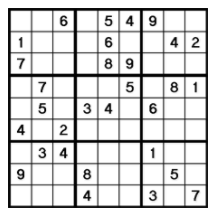
#> input picture snapsolve/TrainingSetGeneration/generatedpics/Capture.PNG, 217 x 218 px
$ python -i declassedcornerdetection.py   (imports and definitions only)   (older library calls are emulated)
#> lines starting #> are read from the running program, lines starting #| are printed output that depends on the picture; after the words box and inside, x2 and y2 are one past the last pixel; in counts of white or black regions, pixels touching at a corner belong together
### snapsolve/prototype/geomutils.py
# -*- coding: utf-8 -*-
"""
Created on Fri Oct 20 10:44:29 2017

@author: ThomasB
"""
import math as m


class Point:
    ''' Basic point class
    '''
    def __init__(self, x, y):
        self.x, self.y = x, y


    def __neg__(self):
        return Point(-self.x, -self.y)


    def __abs__(self):
        return m.sqrt(self.x**2 + self.y**2)


    def __add__(self, other):
        return Point(self.x + other.x, self.y + other.y)


    def __sub__(self, other):
        return self + (-other)


    def __str__(self):
        return '(' + str(self.x) + ', ' + str(self.y) + ')'


    def dist(self, other):
        return abs(self - other)


    # [11 lines left out: function rotate, not called in this run]


class Line:
    '''
    '''
    def __init__(self, p0, p1):
        assert all(type(param) is Point for param in (p0, p1))
        self.p0, self.p1 = p0, p1


    def distance_from(self, p):
        x, y = p.x, p.y
        p0, p1 = self.p0, self.p1
        numerator = abs((p1.y - p0.y)*x - (p1.x - p0.x)*y +
                        p1.x*p0.y - p1.y*p0.x)
        denominator = m.sqrt((p1.y - p0.y)**2 + (p1.x - p0.x)**2)
        return numerator/denominator


    def __str__(self):
        return 'From: ' + str(self.p0) + ', To: ' + str(self.p1)


    @staticmethod
    def get_corner_finders(sq_len):
        ''' For a square aligned at the origin with side length sq_len this
        method returns the four lines which make up a circumscribed
        diamond enclosing this square. Starting from leftmost corner and
        moving in a clockwise direction.
        '''
        smx, smy = sq_len/2, sq_len/2 # Square mid x and y
        # Diamond corners from left moving clockwise
        corners = [Point(smx - sq_len, smy), Point(smx, smy - sq_len),
                   Point(smx + sq_len, smy), Point(smx, smy + sq_len)]
        # Diagonal lines forming circumscribed diamond shape
        return [Line(corners[i % 4], corners[(i+1) % 4]) for i in range(4)]

### snapsolve/prototype/declassedcornerdetection.py
# -*- coding: utf-8 -*-
"""
Created on Fri Oct 27 12:12:45 2017

@author: ThomasB

Less confusing now I stopped using classes
"""
import os, cv2, numpy as np
from geomutils import Line, Point

#------------------------------------------------------------------------------
''' Global script variables
'''
debug_outpath = os.path.join('..', 'TrainingSetGeneration',
                             'generatedpics', 'debugoutputs')

# Must be square
desired_imsize = (500, 500)
output_imsize = (360, 360)

harris_tol = 0.01
harris_config = {'blockSize': 4, 'ksize': 7, 'k': 0.1}
cornerfinders = Line.get_corner_finders(desired_imsize[0])

init_thresh_config = {'thresh': 130, 'maxval': 255, 'type': cv2.THRESH_BINARY}
canny_config = {'threshold1': 100, 'threshold2': 200, 'L2gradient': True}
sec_thresh_config = {'thresh': 20, 'maxval': 255, 'type': cv2.THRESH_BINARY}
contour_config = {'mode': cv2.RETR_TREE, 'method': cv2.CHAIN_APPROX_SIMPLE}
#------------------------------------------------------------------------------


def process_image(img_path):
    ''' Does stuff
    '''
    img, cpy_img = cv2.imread(img_path), cv2.imread(img_path)
#> img is the input picture: shape (218, 217, 3); min 0, max 255, mean 214.5
    if img is None:
        raise FileNotFoundError()
    if not img.shape == desired_imsize:
        img = reshape_im(img)
    bw_img = cv2.cvtColor(cpy_img, cv2.COLOR_BGR2GRAY)
    writeim(bw_img, debug_outpath, 'greyified') # Debug
    grid_contour_img = reshape_im(get_grid_contour(bw_img))
    writeim(grid_contour_img, debug_outpath, 'grid contour') # Debug
    ch_result = cv2.cornerHarris(grid_contour_img, **harris_config)
    set_px = (ch_result > harris_tol*ch_result.max()).ravel()
    spx_coords = [get_px_coord(i) for i, is_set in enumerate(set_px) if is_set]
    corners = get_corners(spx_coords)
    nglen = max(corners[i % 4].dist(corners[(i+1) % 4]) for i in range(4))
    new_corners = np.array([
                [0, 0], [nglen, 0], [nglen, nglen], [0, nglen]
                ], dtype = "float32")
    np_corners = np.array([[p.x, p.y] for p in corners], dtype = "float32")
    warper = cv2.getPerspectiveTransform(np_corners, new_corners)
    im = cv2.warpPerspective(img, warper, (int(nglen), int(nglen)))
    writeim(im, debug_outpath, 'final') # Debug
    return cv2.resize(im, output_imsize, 0, 0, cv2.INTER_AREA)


def get_grid_contour(bw_img):
    ''' Could try initially using adaptive thresholding at some point to
    deal with shadows but this seems to work ok for the time being.
    '''
    nrows, ncols = bw_img.shape
#> nrows = 218; ncols = 217
    aspect = nrows / ncols
#> aspect = 1
    dlen = desired_imsize[0]
    dsize = (dlen, int(dlen*aspect)) if nrows > ncols else (int(dlen/aspect), dlen)
#> dsize = (500, 502)
    print(dsize)
#| (500, 502)
    bw_img = cv2.resize(bw_img, dsize, 0, 0, cv2.INTER_AREA)
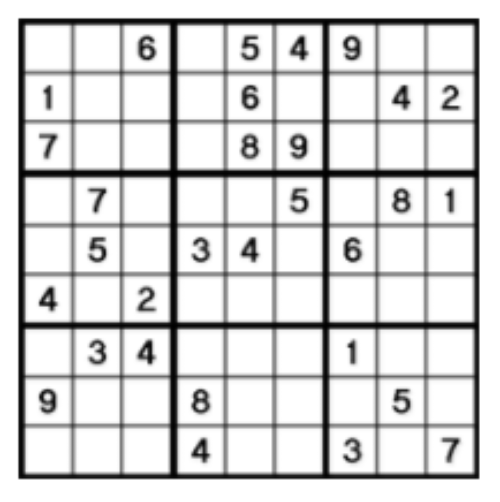
#> bw_img: shape (502, 500); min 0, max 255, mean 214.4
    _, init_thresh = cv2.threshold(bw_img, **init_thresh_config)
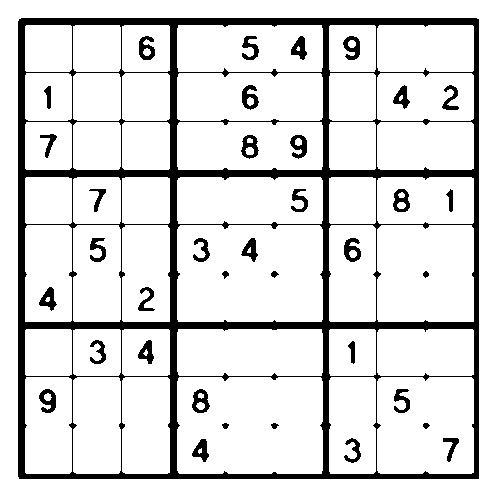
#> init_thresh: shape (502, 500); 86.8% white; 37 black regions, largest, box (x1, y1, x2, y2) and area: (18, 18, 479, 479) 27106, (344, 238, 361, 262) 244, (192, 389, 210, 413) 244
    writeim(init_thresh, debug_outpath, 'initial thresh') # Debug
    ''' So I think discard the canny algorithm, its a bit poor,
    slight issue if the background ends up as white because the
    contour finding algorithm sees the whole image as a contour.

    Since we should only have px values of 0 and 255 we could
    look for the most numerous of the two from which we can
    decide whether to invert or not.
    '''
    raveled = init_thresh.ravel()
    assert all(a or b for a, b in zip(raveled == 0, raveled == 255))
    invert = np.sum(raveled == 0) < np.sum(raveled == 255)
#> invert = True
    edges = cv2.bitwise_not(init_thresh) if invert else init_thresh#cv2.Canny(init_thresh, **canny_config)#
#> edges: shape (502, 500); 13.2% white; 37 white regions
    writeim(edges, debug_outpath, 'Edges') # Debug
    _, thresh = cv2.threshold(edges, **sec_thresh_config)
    writeim(thresh, debug_outpath, 'Second thresh') # Debug
    _, contours, _ = cv2.findContours(thresh, **contour_config)
#> contours = 97 contours; largest, box (x1, y1, x2, y2) and area: (18, 18, 479, 479) 211593, (176, 376, 324, 475) 14314, (176, 224, 324, 323) 14314, (376, 376, 475, 475) 9536, (376, 224, 475, 323) 9535
    contour_area = lambda x: area_metric(x)
    contours.sort(key=contour_area)
    grid_contour = contours[-1]
#> grid_contour = contour of 12 points, box (x1, y1, x2, y2) (18, 18, 479, 479), area 211593
    blank = np.zeros(thresh.shape, np.uint8)
    return cv2.drawContours(blank, [grid_contour], 0, 255, 3)
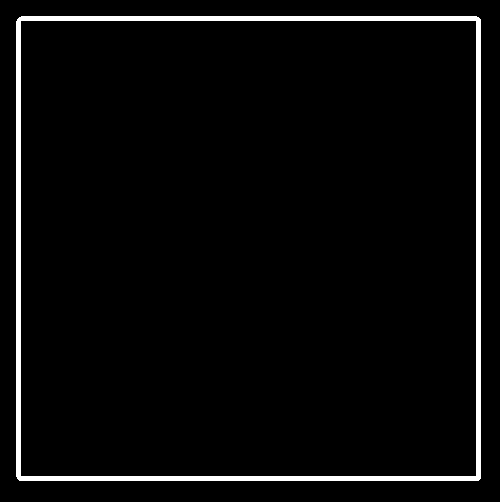
#> returned value: shape (502, 500); 3.7% white; 1 white region, box (x1, y1, x2, y2) and area: (16, 16, 481, 481) 9171
#> in reshape_im (call 2), `current_shape = im.shape`: current_shape = (502, 500)
#> in reshape_im (call 2), `long_side = max(current_shape)`: long_side = 502
#> in reshape_im (call 2), `shift = [(long_side - x) for x in current_shape]`: shift = [0, 2]
#> in reshape_im (call 2), `im = cv2.copyMakeBorder(im, shift[0], 0, shift[1], 0, cv2.BORDER_CONST..`:
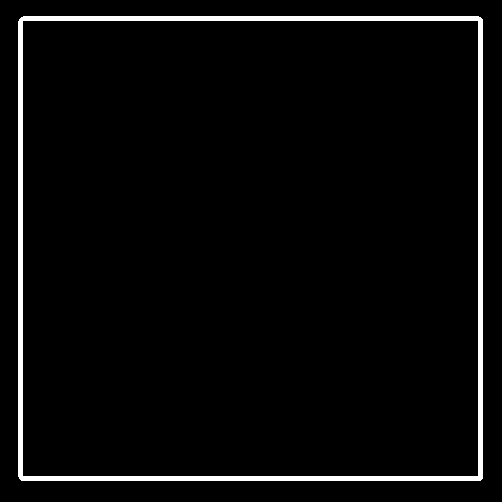
#> im: shape (502, 502); 3.6% white; 1 white region, box (x1, y1, x2, y2) and area: (18, 16, 483, 481) 9171
#> in process_image, `ch_result = cv2.cornerHarris(grid_contour_img, **harris_config)`:
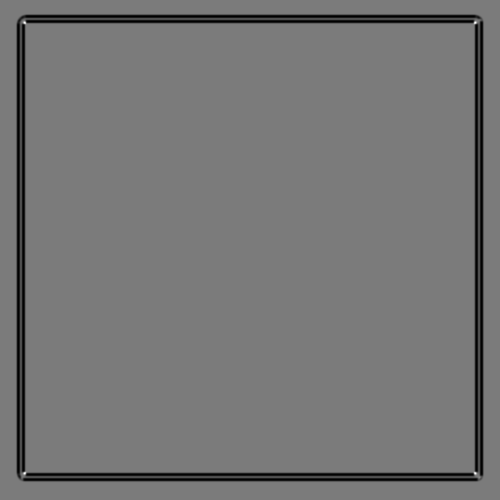
#> ch_result: shape (500, 500) float32; min -371.6, max 392.8, mean -17.3; drawn with min black and max white
#> in process_image, `spx_coords = [get_px_coord(i) for i, is_set in enumerate(set_px) if is..`: spx_coords = 49 items


def get_corners(px_coords):
    '''
    '''
    assert len(px_coords) > 3
    corner_idx = []
    for line in cornerfinders:
        search_key = lambda i: line.distance_from(px_coords[i])
        corner_idx.append(min(range(len(px_coords)), key=search_key))
#> after the loop, corner_idx = [0, 5, 48, 42]
    return tuple(px_coords[idx] for idx in corner_idx)


def get_px_coord(flattened_index):
    ''' Returns the (x, y) coordinate of a pixel given its raveled index.

    Careful, the column num becomes xcoord, row num becomes ycoord
    '''
    # Assume picture was already resized
    n_rows, n_cols = desired_imsize
    return Point(flattened_index % n_cols, flattened_index // n_rows)


def reshape_im(im):
    ''' Resize passed image to the desired_imsize global variable
    '''
    current_shape = im.shape
    if not current_shape[0] == current_shape[1]:
        long_side = max(current_shape)
        shift = [(long_side - x) for x in current_shape]
        # Make square by adding white border
        im = cv2.copyMakeBorder(im, shift[0], 0, shift[1], 0,
                                          cv2.BORDER_CONSTANT, 255)
        current_shape = im.shape
    assert current_shape[0] == current_shape[1], 'Border not added right: '
    if current_shape == desired_imsize:
        return im
    make_smaller = current_shape[0] > desired_imsize[0]
    # Recommended interpolation settings in api documentation
    interpolation = cv2.INTER_AREA if make_smaller else cv2.INTER_CUBIC
    return cv2.resize(im, desired_imsize, 0, 0, interpolation)


def area_metric(np_arr):
    ''' This is the metric we use for determining which contour is
    surrounding our grid, i.e. the metric is designed so that it is
    maximised for large squares.
    '''
    np_points = np.squeeze(np_arr, axis=1)
    assert len(np_points.shape) == 2, len(np_points.shape)
    x, y = np_points[:, 0], np_points[:, 1]
    return max(x) - min(x) + max(y) - min(y)


def writeim(im, dirpath, fname):
    ''' Convenience method for writing images.
    '''
    cv2.imwrite(os.path.join(dirpath, fname + '.png'), im)

>>> result = process_image('../TrainingSetGeneration/generatedpics/Capture.PNG')
#> in process_image, `nglen = max(corners[i % 4].dist(corners[(i+1) % 4]) for i in range(4))`: nglen = 456
#> in process_image, `new_corners = np.array([ [0, 0], [nglen, 0], [nglen, nglen], [0, nglen..`: new_corners = [[0, 0], [456, 0], [456, 456], [0, 456]]
#> in process_image, `np_corners = np.array([[p.x, p.y] for p in corners], dtype = "float32")`: np_corners = [[23, 21], [476, 21], [479, 477], [23, 474]]
#> in process_image, `warper = cv2.getPerspectiveTransform(np_corners, new_corners)`: warper = [[1.01, -2.94e-18, -23.32], [2.13e-17, 1.01, -21.29], [1.45e-05, 1.45e-05, 1]]
#> in process_image, `im = cv2.warpPerspective(img, warper, (int(nglen), int(nglen)))`:
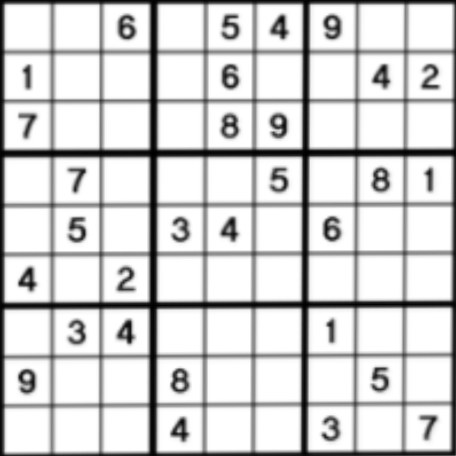
#> im: shape (456, 456, 3); min 0, max 255, mean 210.6
#> in process_image, `return cv2.resize(im, output_imsize, 0, 0, cv2.INTER_AREA)`:
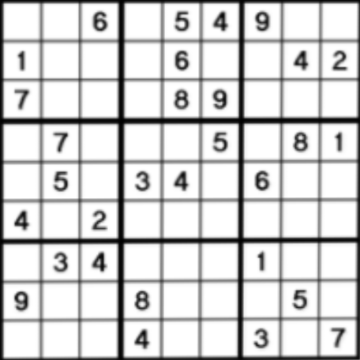
#> returned value: shape (360, 360, 3); min 0, max 255, mean 210.5

$ run again, on snapsolve/TrainingSetGeneration/generatedpics/test/t2.png
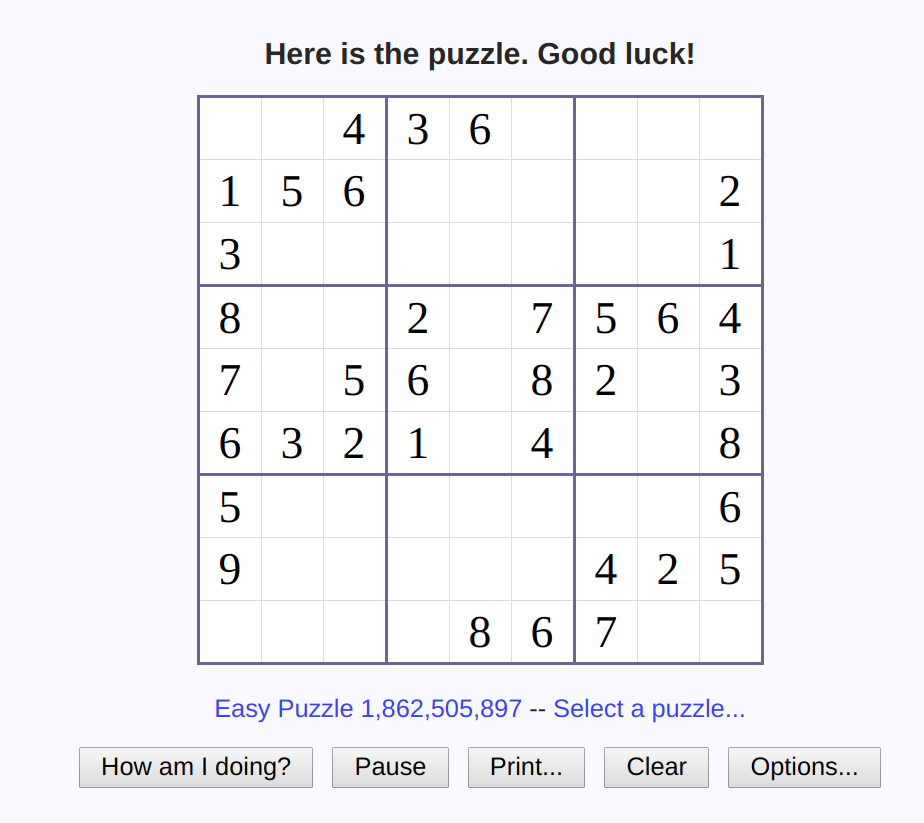
#> input picture snapsolve/TrainingSetGeneration/generatedpics/test/t2.png, 924 x 823 px
#> in process_image, img is the input picture: shape (823, 924, 3); mean B, G, R 247.8, 243.1, 243
#| (561, 500)
#> in get_grid_contour, `_, init_thresh = cv2.threshold(bw_img, **init_thresh_config)`:
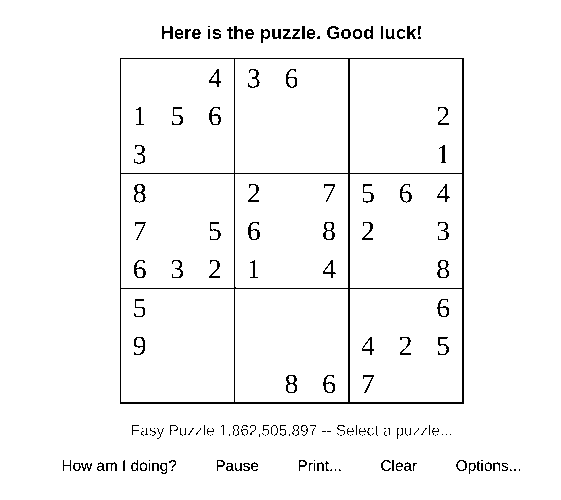
#> init_thresh: shape (500, 561); 96.7% white; black in thin lines or dots, all inside (x1, y1, x2, y2) = (63, 26, 520, 474)
#> invert = True
#> contours = 225 contours, 115 with area under 20; largest, box (x1, y1, x2, y2) and area: (120, 58, 464, 404) 118335, (120, 173, 235, 289) 13108, (234, 58, 349, 174) 13108, (120, 58, 235, 174) 13108, (234, 173, 349, 289) 13106
#> grid_contour = [[120, 58], [120, 403], [463, 403], [463, 58]]
#> spx_coords = 59 items
#> after the loop in get_corners, `for line in cornerfinders:`: corner_idx = [0, 3, 56, 57]
#> nglen = 309
#> new_corners = [[0, 0], [309, 0], [309, 309], [0, 309]]
#> np_corners = [[107, 106], [414, 106], [414, 414], [107, 415]]
#> warper = [[1, -1.99e-17, -107.2], [0, 0.999, -105.9], [-1.05e-05, -7.47e-20, 1]]
#> in process_image, `return cv2.resize(im, output_imsize, 0, 0, cv2.INTER_AREA)`:
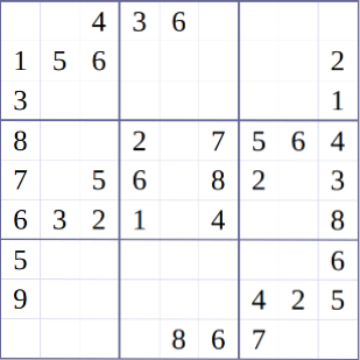
#> returned value: shape (360, 360, 3); mean of channels 0, 1, 2 244.8, 242.5, 242.5; drawn as B, G, R
